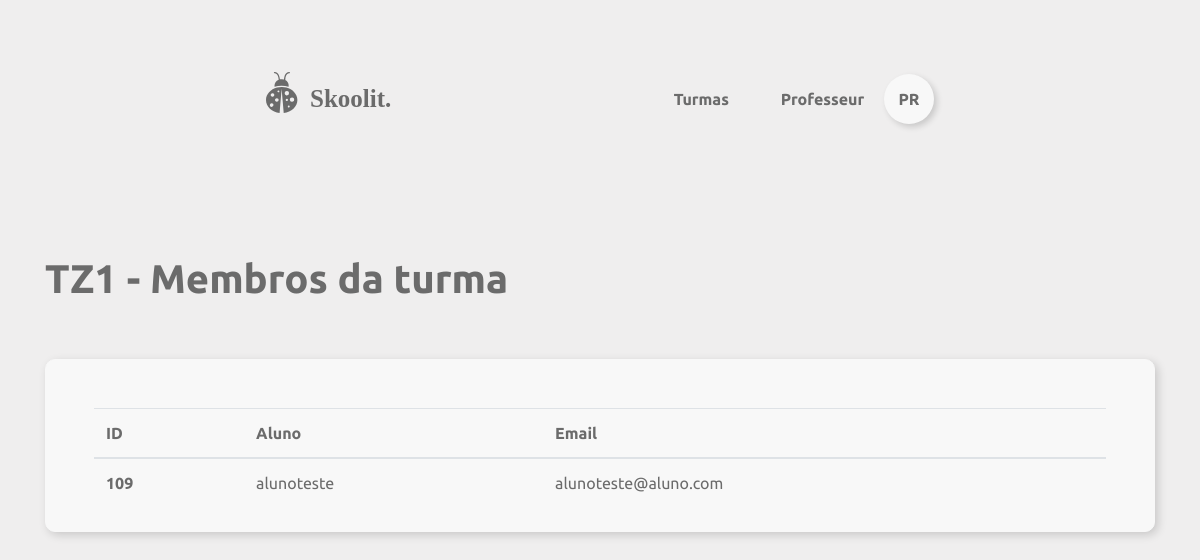
Page /turmas/listar-membros/2 (signed in) on the committed database.
### skoolit/models/usuario.py (models this page shows, shortened)
class Usuario(UserMixin,db.Model):
	__tablename__ = 'usuarios'
	id = db.Column(db.Integer, primary_key=True)
	email = db.Column(db.String, nullable=False)
	papel = db.Column(db.String)
	nome = db.Column(db.String, nullable=False)
	hashSenha = db.Column(db.String, nullable=False)
	__mapper_args__ = {
		'polymorphic_identity':'usuario',
		'polymorphic_on':papel
    }
	def dbGetUser(id):
		return Usuario.query.filter_by(id=id).first_or_404()

### skoolit/models/turma.py (models this page shows, shortened)
class Turma(db.Model):
	__tablename__ = 'turmas'
	id = db.Column(db.Integer, primary_key=True)
	titulo = db.Column(db.String, nullable=False)
	materia_id = db.Column(db.Integer, db.ForeignKey('materias.id'), nullable=False)
	materia = db.relationship('Materia', back_populates='turmas')
	professores = db.relationship('Professor', secondary='turma_professor', lazy='subquery',
        backref=db.backref('turmas', lazy=True))
	postagens = db.relationship('Postagem', backref='turma')
	modulos = db.relationship('Modulo', backref='turma')
	alunos = db.relationship('Aluno', secondary='turma_alunos', lazy='subquery',
        backref=db.backref('turmas', lazy=True))
	def dbGetTurma(id):
		return Turma.query.filter_by(id=id).first_or_404()

### skoolit/views/turmas.py (the view)
@turmas.route('/listar-membros/<id>', methods=['POST', 'GET'])
def listar_membros(id):
	turma = Turma.dbGetTurma(id)
	return render_template('turmas/membros_turma.html', turma=turma, alunos=turma.alunos)

### skoolit/views/auth.py (called while the page is built)
@loginManager.user_loader
def load_user(id):
    return Usuario.dbGetUser(id)

### skoolit/views/turmas.py (called while the page is built)
@turmas.before_request
@login_required
def exigirLogin():
	pass

### skoolit/templates/turmas/membros_turma.html (shortened to what this page needs)
{% extends "navfoot.html" %}
{% block style %}
    <link rel="stylesheet" href="{{ url_for('static', filename='usuarios/listar_usuarios.css') }}">
{% endblock %}
{% block content %}
<div class="container conteudo">
	<div class="d-flex justify-content-between mb-5">
		<h1 class="bold">{{ turma.titulo }} - Membros da turma</h1>
	</div>
	<div class="card usuarios pl-5 pr-5 pt-5 pb-2">
		<table class="table">
			<thead>
				<tr>
					<th scope="col">ID</th>
					<th scope="col">Aluno</th>
					<th scope="col">Email</th>
				</tr>
			</thead>
			<tbody>
				{% for aluno in alunos %}
					<tr>
						<th scope="row">{{aluno.id}}</th>
						<td>{{aluno.nome}}</td>
						<td>{{aluno.email}}</td>
					</tr>
				{%endfor %}
			</tbody>
		</table>
	</div>
</div>
{% endblock %}

### skoolit/templates/navfoot.html (shortened to what this page needs)
{% extends "base.html" %}
{% block navbar %}
<div class="navbar d-flex justify-content-between">
	{% if current_user.is_anonymous %}
		<a href="{{url_for('landing')}}"><img src="{{ url_for('static', filename='logo.svg') }}" alt="logo"></a>
	{% else %}
		<a href="{{url_for('home')}}"><img src="{{ url_for('static', filename='logo.svg') }}" alt="logo"></a>
	{% endif %}
	<div class="mt-3">
		{% if request.path != '/' and request.path != '/pagina_inicial' %}
			<div class="d-inline-block">
				{% if current_user.papel == "adm" %}
				<a class="navbar-btn mr-3" role="button" href="{{url_for('usuarios.listar')}}"><b>Usuarios</b></a>
				<a class="navbar-btn mr-3" role="button" href="{{url_for('materias.listar')}}"><b>Materias</b></a>
				<a class="navbar-btn mr-5" role="button" href="{{url_for('turmas.listar')}}"><b>Turmas</b></a>
				{% else %}
				<a class="navbar-btn mr-5" role="button" href="{{url_for('home')}}"><b>Turmas</b></a>
				{% endif %}
			</div>
		{% endif %}
		{% if current_user.is_anonymous %}
			{% if request.path != '/pagina_inicial' and request.path != '/' %}
				<a class="navbar-btn mr-3" href="{{url_for('auth.login')}}"><b>Fazer login</b></a>
			{% endif %}
		{% else %}
			<div  class="dropdown show d-inline-block">
				<p class="mr-3 d-inline-block"><b>{{ current_user.nome }}</b></p>
				<a class="perfil-menu" href="#" role="button" id="dropdownMenuLink" data-toggle="dropdown" aria-haspopup="true" aria-expanded="false">
					<div class="perfil-circulo rounded-circle text-center">
						<b>{{ current_user.nome[0:2].upper()}}</b>
					</div>
				</a>
			</div>
		{% endif %}
	</div>
</div>
{% endblock %}

### skoolit/static/geral.css (style rules this page uses)
html { --background: #EFEEEE; --background-card: #A2A2A2; --white: #F8F8F8 !important; --accent: #6B6B6B; --accent-hover: #585858; --font: #6B6B6B; }
body { background-color: var(--background); }
* { font-family: 'Ubuntu', sans-serif; color: var(--font); }
.container.conteudo { margin-top: 120px; }
.bold { font-weight: bold; }

### skoolit/static/navfoot.css (style rules this page uses)
.navbar { margin-left: 250px; margin-right: 250px; margin-top: 50px }
a.perfil-menu, a.opcao-menu, a.navbar-btn, a.opcao-menu:active { color: inherit; text-decoration: none; outline: none; }
.dropdown a { background-color: var(--white) transparent !important; }
.perfil-circulo { width: 50px; height: 50px; background-color: var(--white); box-shadow: 3px 3px 6px rgba(0, 0, 0, .16); display: inline-flex; align-items: center; justify-content: center; }

### skoolit/static/usuarios/listar_usuarios.css (style rules this page uses)
.card.usuarios { background-color: var(--white); border-color: var(--white); border-radius: 10px; box-shadow: 3px 3px 10px rgba(0, 0, 0, .16); padding: 20px 10px; margin-bottom: 30px; width: 100%; }

### rows in the picture
Usuario: nome "Professeur", nome "PR"
Turma: titulo "TZ1"
Usuario: id "109", nome "alunoteste", email "alunoteste@aluno.com"
